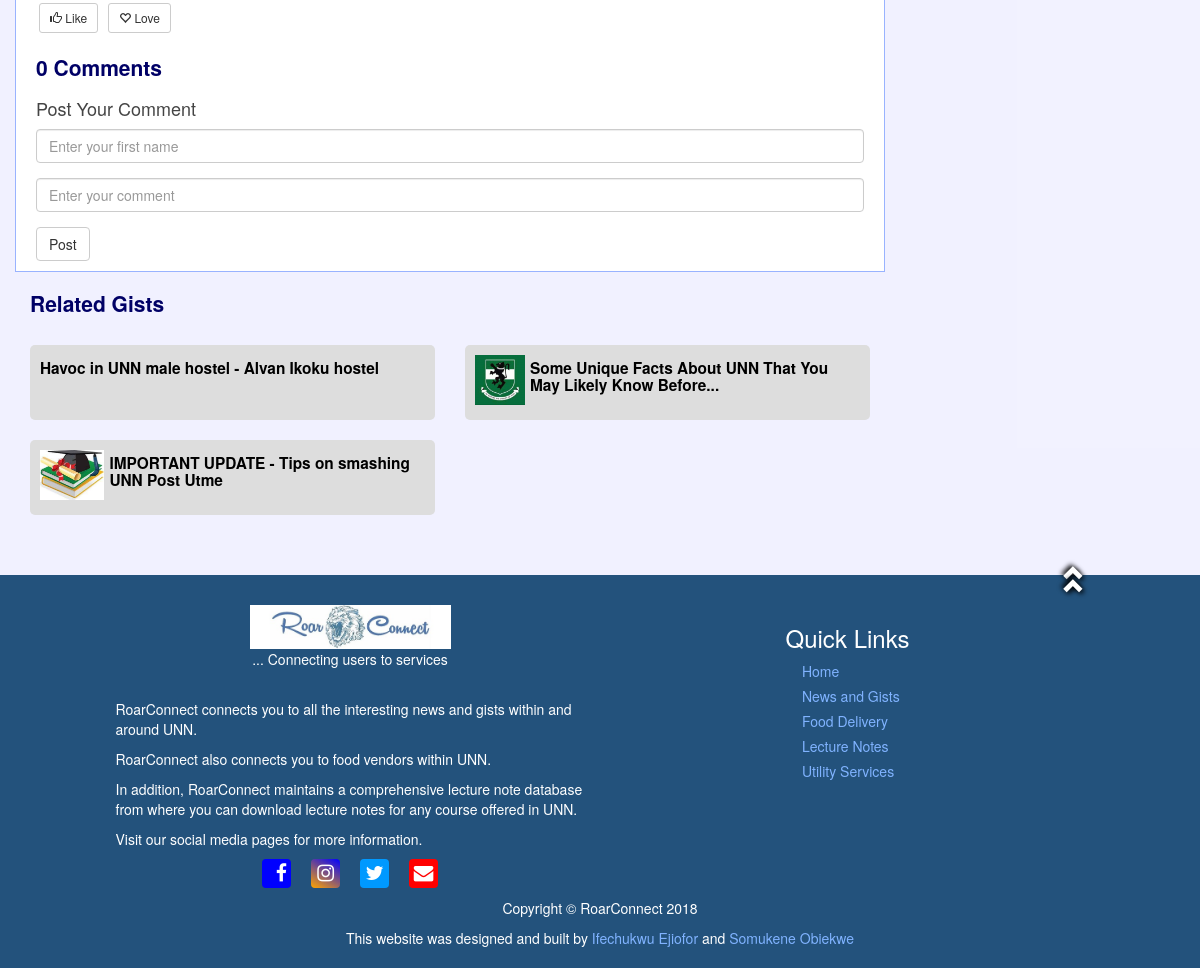
Before: /blog.php?category=General, UNN Related&i=126 (lower part) with the older database file.
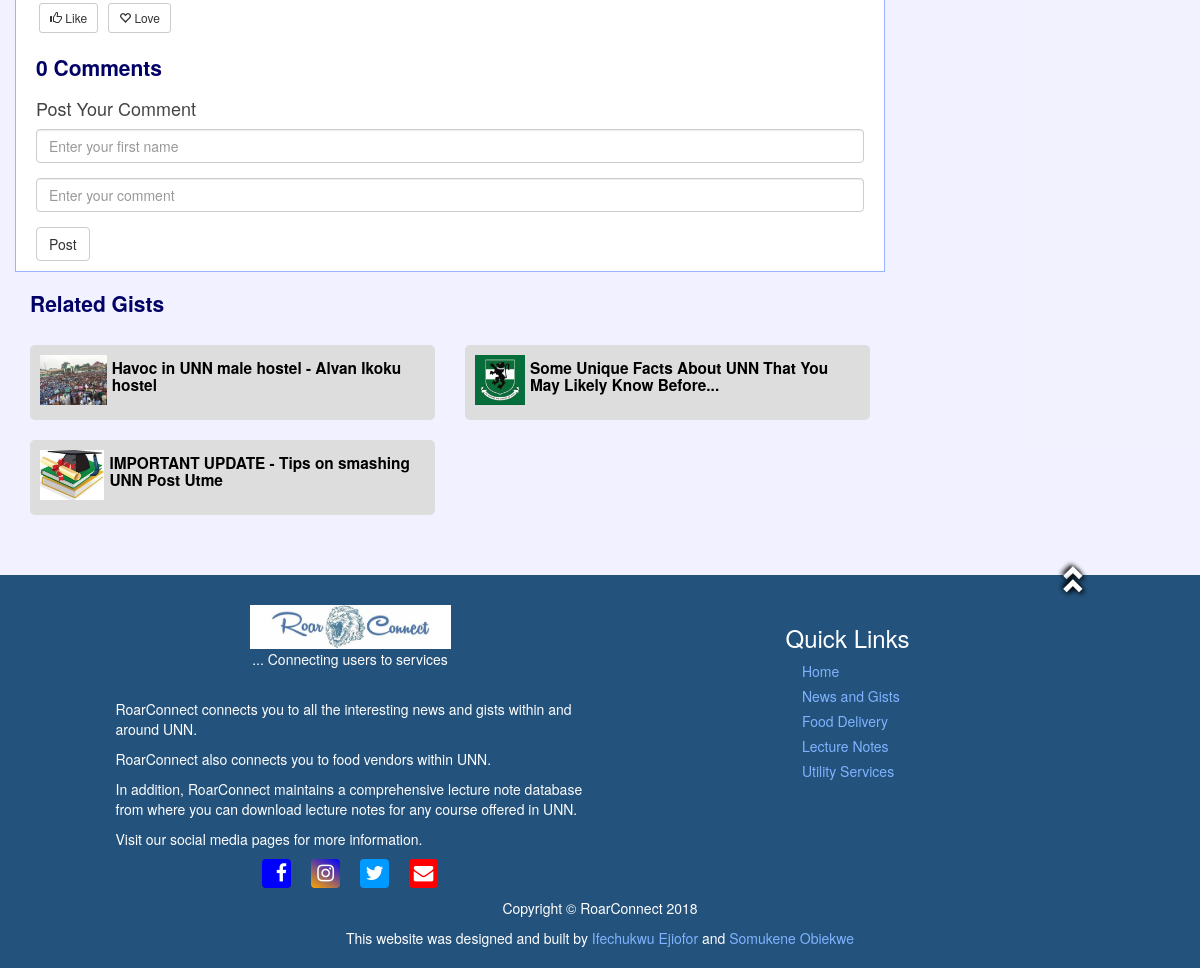
After: the same page with the newer database file.
### tables this page shows
CREATE TABLE `blog_posts` (
  `blog_post_id` int(11) NOT NULL,
  `blog_category_id` int(11) DEFAULT NULL,
  `user_id_of_poster` int(11) DEFAULT NULL,
  `blog_post_image_filename` varchar(120) DEFAULT NULL,
  `blog_post_caption` varchar(100) DEFAULT NULL,
  `blog_post_text` text,
  `blog_post_time_of_posting` datetime DEFAULT NULL,
  `blog_post_number_of_views` int(11) DEFAULT '0',
  `blog_post_approval_status` enum('NEWLY UPLOADED','APPROVED','UNAPPROVED') DEFAULT 'UNAPPROVED',
  `blog_post_relevance` int(11) DEFAULT NULL
);

### includes/utilityFunctions.php (called while the page is built, shortened)
<?php
require_once 'performBasicInitializations.php';
function getDataAboutApprovedBlogPost($blogPostId)
{
   global $db;
   $query = 'SELECT *, MONTHNAME( blog_post_time_of_posting ) AS month_of_posting, DAYOFMONTH( blog_post_time_of_posting ) AS day_of_posting, YEAR( blog_post_time_of_posting ) AS year_of_posting FROM blog_posts WHERE blog_post_id = "' . $blogPostId . '" AND blog_post_approval_status = "APPROVED"';
   $result = mysqli_query($db, $query) or die($markupIndicatingDatabaseQueryFailure);
   return mysqli_fetch_assoc($result);
}
function getArrayOfTagIdsOfBlogPosts($arrayOfBlogPostIds)
{
   global $db, $markupIndicatingDatabaseQueryFailure;
   $tagIds = array();
   $query = 'SELECT blog_tag_id FROM relationship_between_tags_and_blog_posts WHERE FALSE';
   for ($index = 0; $index < count($arrayOfBlogPostIds); $index++) {
      $query .= ' OR blog_post_id = ' . $arrayOfBlogPostIds[$index];
   }
   $query .= ' ORDER BY blog_tag_id';
   $result = mysqli_query($db, $query) or die($markupIndicatingDatabaseQueryFailure);
   for ($index = 0, $row = mysqli_fetch_assoc($result); $row != NULL; $row = mysqli_fetch_assoc($result)) {
      if ($index == 0 || $tagIds[$index - 1] != $row['blog_tag_id']) {
         $tagIds[] = $row['blog_tag_id'];
         $index++;
      }
   }
   return $tagIds;
}
function getNumberOfBlogCategoryViewsByCurrentUser($blogCategoryId)
{
   global $db, $markupIndicatingDatabaseQueryFailure;
   $query = 'SELECT number_of_blog_posts_viewed FROM views_to_blog_categories WHERE blog_category_id = ' . $blogCategoryId . ' AND user_id_of_viewer = ' . $_SESSION['user_id'];
   $result = mysqli_query($db, $query);
   $row = mysqli_fetch_assoc($result);
   return $row == NULL ? 0 : $row['number_of_blog_posts_viewed'];
}
function sortBlogPostsAccordingToDecreasingRelevance($arrayOfDataAboutBlogPosts)
{
   for ($pass = 1; $pass < count($arrayOfDataAboutBlogPosts); $pass++) {
      for ($i = 0; $i < count($arrayOfDataAboutBlogPosts) - $pass; $i++) {
         if ($arrayOfDataAboutBlogPosts[$i]['blog_post_relevance'] < $arrayOfDataAboutBlogPosts[$i + 1]['blog_post_relevance']) {
            $temp = $arrayOfDataAboutBlogPosts[$i];
            $arrayOfDataAboutBlogPosts[$i] = $arrayOfDataAboutBlogPosts[$i + 1];
            $arrayOfDataAboutBlogPosts[$i + 1] = $temp;
         }
      }
   }
   return $arrayOfDataAboutBlogPosts;
}
?>

### blog.php (the view, shortened to what the changed rows need)
<?php
require_once 'includes/generalHeaderFile.php';
$rowContainingCurrentBlogPost = getDataAboutApprovedBlogPost($_GET['i']);
?>
            <div>
               <h2 class="col-sm-12" id="blogBodySectionHeading">Related Gists</h2>
<?php
displayBlogPostsThatAreRelatedToCurrentBlogPost();
?>
            </div>
<?php
function displayBlogPostsThatAreRelatedToCurrentBlogPost()
{
   $dataAboutRelatedBlogPosts = getArrayOfDataAboutBlogPostsThatAreRelatedToCurrentBlogPost();
   foreach ($dataAboutRelatedBlogPosts as $blogPost) {
      if ($blogPost['blog_post_id'] != $_GET['i']) {
         displaySummaryOfBlogPost($blogPost);
      }
   }
}
function getArrayOfDataAboutBlogPostsThatAreRelatedToCurrentBlogPost()
{
   $idOfLastBlogPost = 0;
   $dataAboutBlogPosts = array();
   $result = getResultContainingDataAboutBlogPostsThatAreRelatedToCurrentBlogPost();
   for ($row = mysqli_fetch_assoc($result); $row != NULL; $row = mysqli_fetch_assoc($result)) {
      if ($idOfLastBlogPost != $row['blog_post_id']) {
         $row['blog_post_relevance'] += 120 * getNumberOfBlogCategoryViewsByCurrentUser($row['blog_category_id']);
         $dataAboutBlogPosts[] = $row;
         $idOfLastBlogPost = $row['blog_post_id'];
      }
   }
   $dataAboutBlogPosts = sortBlogPostsAccordingToDecreasingRelevance($dataAboutBlogPosts);
   return $dataAboutBlogPosts;
}
function getResultContainingDataAboutBlogPostsThatAreRelatedToCurrentBlogPost()
{
   global $db, $markupIndicatingDatabaseQueryFailure;
   $tagIdsOfCurrentBlogPost = getArrayOfTagIdsOfCurrentBlogPost();
   $query = 'SELECT blog_posts.blog_post_id, blog_posts.blog_post_image_filename, blog_posts.blog_post_caption, blog_posts.blog_post_relevance, blog_posts.blog_category_id
      FROM relationship_between_tags_and_blog_posts INNER JOIN blog_posts ON relationship_between_tags_and_blog_posts.blog_post_id = blog_posts.blog_post_id
      WHERE blog_posts.blog_post_approval_status = "APPROVED" AND (FALSE';
   foreach ($tagIdsOfCurrentBlogPost as $tagId) {
      $query .= ' OR relationship_between_tags_and_blog_posts.blog_tag_id = ' . $tagId;
   }
   $query .= ') ORDER BY blog_posts.blog_post_relevance DESC LIMIT 0, ' . (count($tagIdsOfCurrentBlogPost) * MAXIMUM_NUMBER_OF_RELATED_BLOG_POSTS_TO_DISPLAY);
   $result = mysqli_query($db, $query) or die($markupIndicatingDatabaseQueryFailure);
   return $result;
}
function getArrayOfTagIdsOfCurrentBlogPost()
{
   return getArrayOfTagIdsOfBlogPosts(array($_GET['i']));
}
function displaySummaryOfBlogPost($rowContainingRelatedBlogPost)
{
?>
               <div class="col-sm-6">
                  <a href="blog.php?i=<?php echo $rowContainingRelatedBlogPost['blog_post_id'] ?>" class="container-fluid" id="relatedBlogPost">
<?php
   if ($rowContainingRelatedBlogPost['blog_post_image_filename'] != NULL) {
?>
                     <img src="images/blogImages/<?php echo $rowContainingRelatedBlogPost['blog_post_image_filename'] ?>" width="auto" height="50px" id="relatedBlogImage" />
<?php
   }
?>
                     <h3 id="relatedBlogCaption"><?php echo $rowContainingRelatedBlogPost['blog_post_caption'] ?></h3>
                  </a>
               </div>
<?php
}
?>

Changed rows visible on the page:
changed blog_posts "Havoc in UNN male hostel - Alvan Ikoku hostel": blog_post_image_filename: picture added
